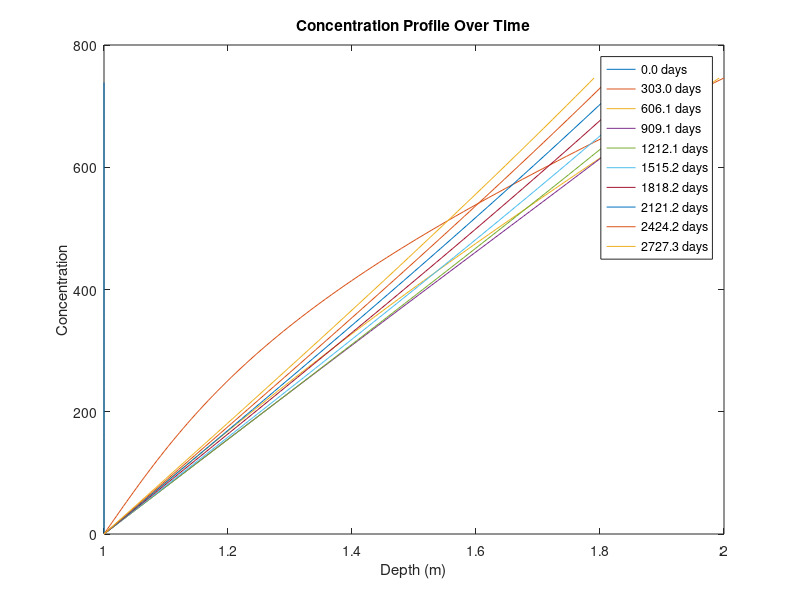

This figure's MATLAB source:
% Parameters
C_source = 1;       % Concentration at water table
D_eff = 0.003;       % Effective diffusion coefficient in cm^2/s
L = 746;              % Depth to surface in cm
z = linspace(0, L, 100); % Discretize the depth

% Time steps (e.g., simulate up to 500 days)
time = linspace(0, 3000*24*3600, 100); % Time in seconds

% Solution matrix
C = zeros(length(z), length(time));

% Calculate concentration over time
for t = 1:length(time)
    C(:, t) = C_source * (1 - erf((L - z) / sqrt(4 * D_eff * time(t))) + erf((L + z) / sqrt(4 * D_eff * time(t))));
end

% Plot the concentration profile over time
figure;
for t = 1:10:length(time)
    plot( C(:, t),z);
    hold on;
end
xlabel('Depth (m)');
ylabel('Concentration');
title('Concentration Profile Over Time');
legend(arrayfun(@(t) sprintf('%.1f days', t/24/3600), time(1:10:end), 'UniformOutput', false));


Time_Eq = L^2/D_eff/(24*3600); 